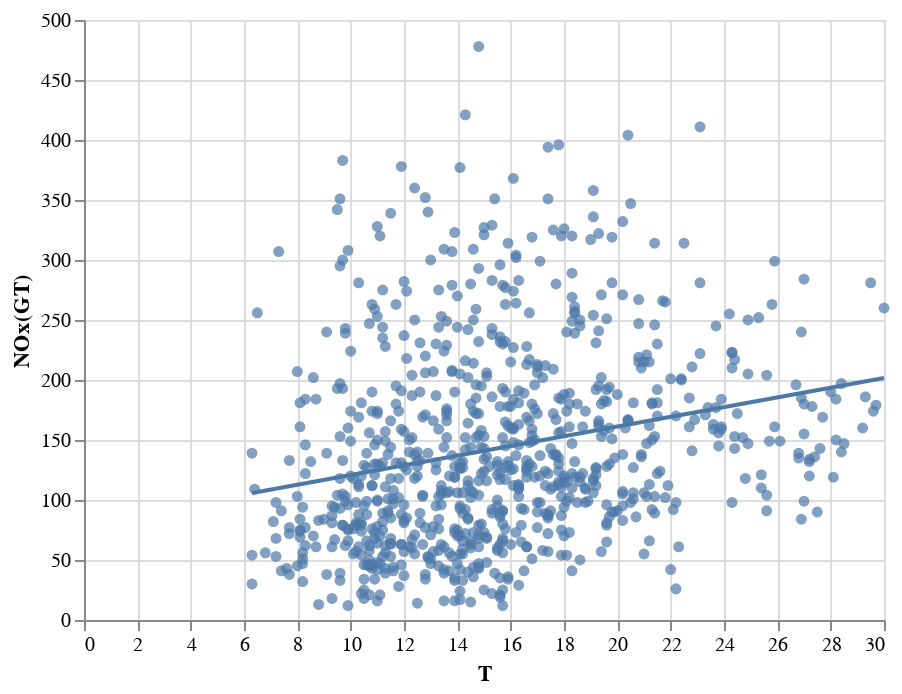

Notebook code cell kept with this figure:
### Code cell
scatter_plot = alt.Chart(air_quality_data_filtered).mark_circle().encode(
    x='T',
    y='NOx(GT)',
    tooltip=['T', 'NOx(GT)']
)

regression_line = scatter_plot.transform_regression('T', 'NOx(GT)').mark_line()

scatter_plot + regression_line

### Figure 1 — Vega-Lite specification as saved in the notebook (floating-point values rounded to 4 significant figures; data arrays with more than 128 entries replaced by an {"elided": "..."} marker saying what was removed)
{"config": {"view": {"continuousWidth": 400, "continuousHeight": 300}}, "layer": [{"mark": "circle", "encoding": {"tooltip": [{"field": "T", "type": "quantitative"}, {"field": "NOx(GT)", "type": "quantitative"}], "x": {"field": "T", "type": "quantitative"}, "y": {"field": "NOx(GT)", "type": "quantitative"}}}, {"mark": "line", "encoding": {"tooltip": [{"field": "T", "type": "quantitative"}, {"field": "NOx(GT)", "type": "quantitative"}], "x": {"field": "T", "type": "quantitative"}, "y": {"field": "NOx(GT)", "type": "quantitative"}}, "transform": [{"on": "T", "regression": "NOx(GT)"}]}], "data": {"name": "data-c183ecd3ba85759afdcb15d677af302b"}, "$schema": "https://vega.github.io/schema/vega-lite/v4.17.0.json", "datasets": {"data-c183ecd3ba85759afdcb15d677af302b": {"elided": "827 records"}}}
